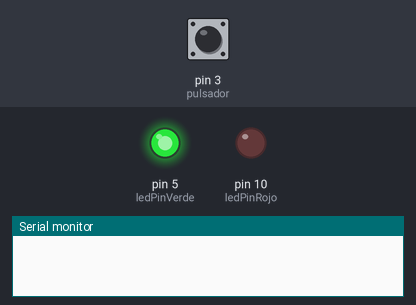
Recording of a sketch running on a simulated Arduino Uno, built with avr-gcc and run on an emulated ATmega328P. Parts: output pins drawn as LEDs (lit = HIGH), the last lines printed to the serial monitor. The inputs (shaded band) are chosen by the test bench; at power-on: pin 3 (pulsador) LOW. Random numbers use the default seed unless the sketch sets one.

Above: at 1.2 s.
1.3 s: pin 3 (pulsador) pulled HIGH for 0.15 s
At 4.0 s:
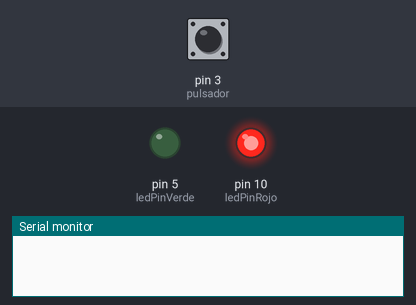
4.3 s: pin 3 (pulsador) pulled HIGH for 1 s
At 5.7 s:
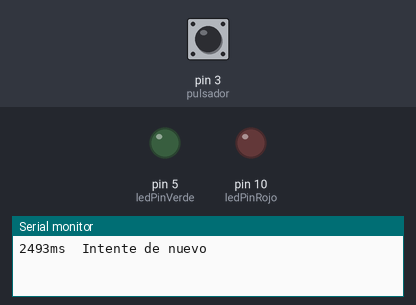
6.8 s: pin 3 (pulsador) pulled HIGH for 3.2 s
At 11.6 s:
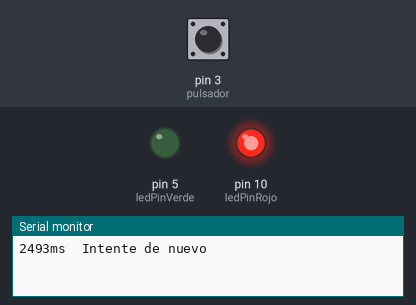
Timing chart, 0 to 13.1 s (numbered marks = the images above; inputs shaded):
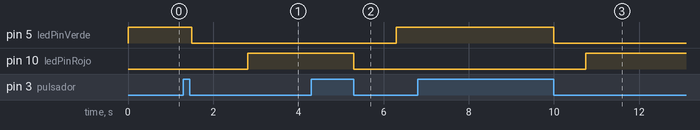

Measured:
- after the input at 1.3 s, pin 5 (ledPinVerde): HIGH → LOW after 0.20 s; pin 10 (ledPinRojo): LOW → HIGH after 1.5 s
- after the input at 4.3 s, pin 5 (ledPinVerde): LOW → HIGH after 2.0 s; pin 10 (ledPinRojo): HIGH → LOW after 1.0 s
- after the input at 6.8 s, pin 5 (ledPinVerde): HIGH → LOW after 3.2 s; pin 10 (ledPinRojo): LOW → HIGH after 3.9 s

The sketch:

reflejos.ino
```cpp
const int pulsador = 3;
const int ledPinVerde = 5;
const int ledPinRojo = 10;
int estado = 0;
int reset = 0;
unsigned long timeIni;
unsigned long timeFin;
unsigned long timeRes;

void setup() {
 Serial.begin(9600);
 pinMode(ledPinVerde, OUTPUT);
 pinMode(ledPinRojo, OUTPUT);
 pinMode(pulsador, INPUT);
}

void loop() {
  if (estado == 0) { //Estoy con el led verde encencido
    digitalWrite(ledPinVerde,HIGH);
    if (digitalRead(pulsador) == HIGH) {
       delay(200);
       if (digitalRead(pulsador) == LOW) {
         estado = 1;
         digitalWrite(ledPinVerde,LOW);
       }
    }

  }

  if (estado == 1) { //Estoy en medio del delay
//    delay(200);
    attachInterrupt(1, maneja, HIGH);
    delay(random(500,1500));
    detachInterrupt(1);
    if (!reset){
      estado = 2;
    }
    reset = 0;
  }

  if (estado == 2) { //Estoy con el led rojo encendido
      digitalWrite(ledPinRojo, HIGH);
      timeIni = millis();
      while (digitalRead(pulsador) == LOW);

        while (digitalRead(pulsador) == HIGH);

        timeFin = millis();
        timeRes = timeFin - timeIni;

        digitalWrite(ledPinRojo, LOW);
        estado = 0;

        Serial.print(timeRes);
        Serial.print("ms  ");
        if (timeRes < 100)
          Serial.println("ENHORABUENA! Excelentes reflejos");
        else if (timeRes < 200)
                Serial.println("BIEN! Buenos reflejos");
             else
                 Serial.println("Intente de nuevo");

        delay(1000);
  }
}

void maneja() {
  if(estado == 1)
    if (digitalRead(pulsador) == HIGH) {
     Serial.println("NO SE PRECIPITE. Intente de nuevo");
     reset = 1;
     estado = 0;
  }
}
```
